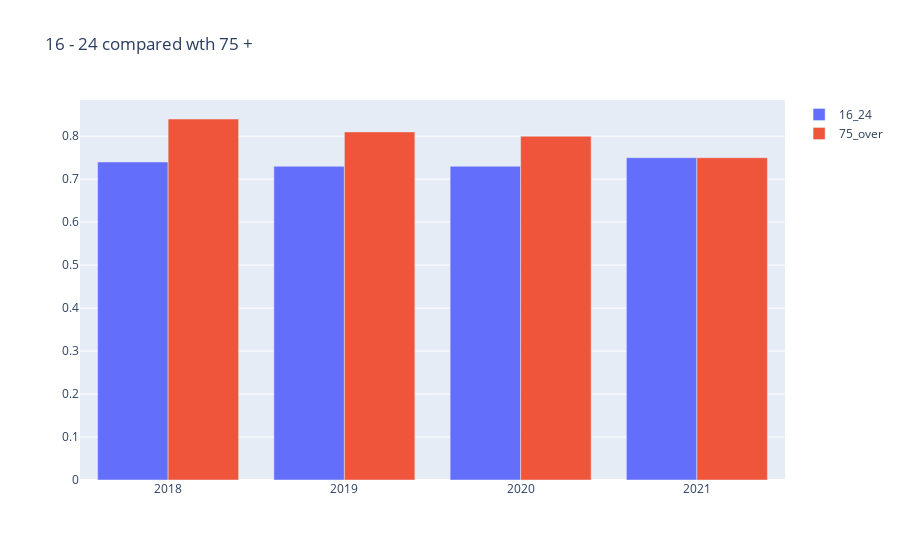

Write notebook code for a chart like this one.
### Code cell
data5 = go.Bar (
    x = ease_16_24.Year,
    y = ease_16_24.Easy,
    name = "16_24")

data6 = go.Bar (
    x = ease_use_75_and_over.Year,
    y = ease_use_75_and_over.Easy_P, 
    name = "75_over" )

data = [data5, data6]

layout = go.Layout(title = '16 - 24 compared wth 75 + ')

figure = go.Figure(data = data, layout = layout)
figure.show()

### Figure 1 — Plotly figure (JSON) as saved in the notebook; plotly's stock layout.template omitted (floating-point values rounded to 4 significant figures)
{"data": [{"name": "16_24", "type": "bar", "x": ["2018", "2019", "2020", "2021"], "y": [0.74, 0.73, 0.73, 0.75]}, {"name": "75_over", "type": "bar", "x": ["2018", "2019", "2020", "2021"], "y": [0.84, 0.81, 0.8, 0.75]}], "layout": {"title": {"text": "16 - 24 compared wth 75 + "}}}
